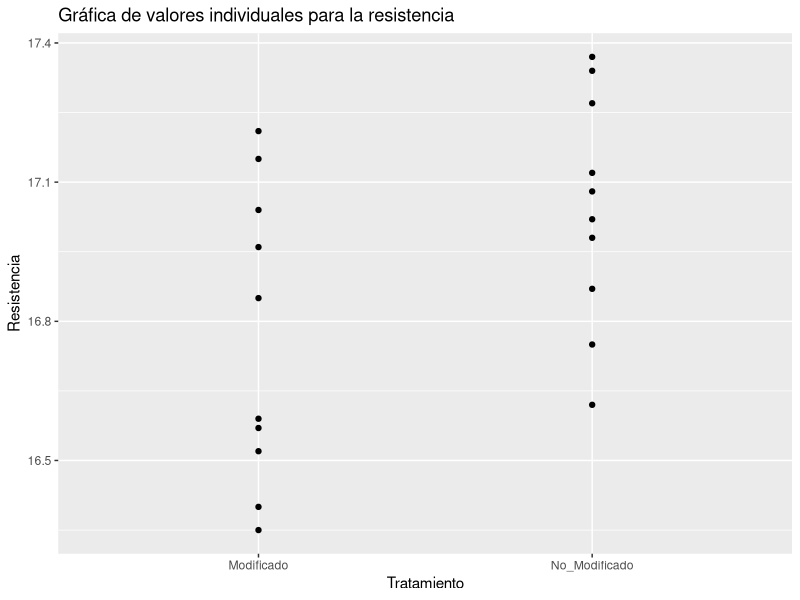
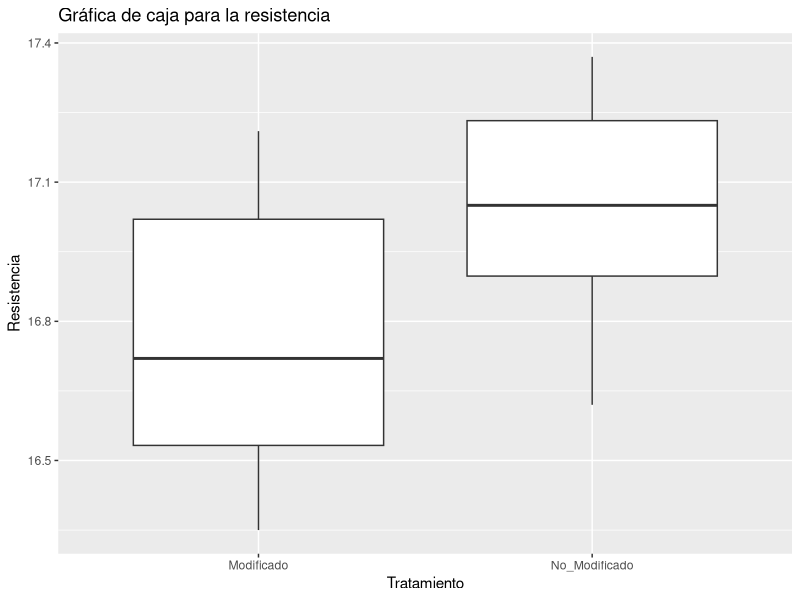
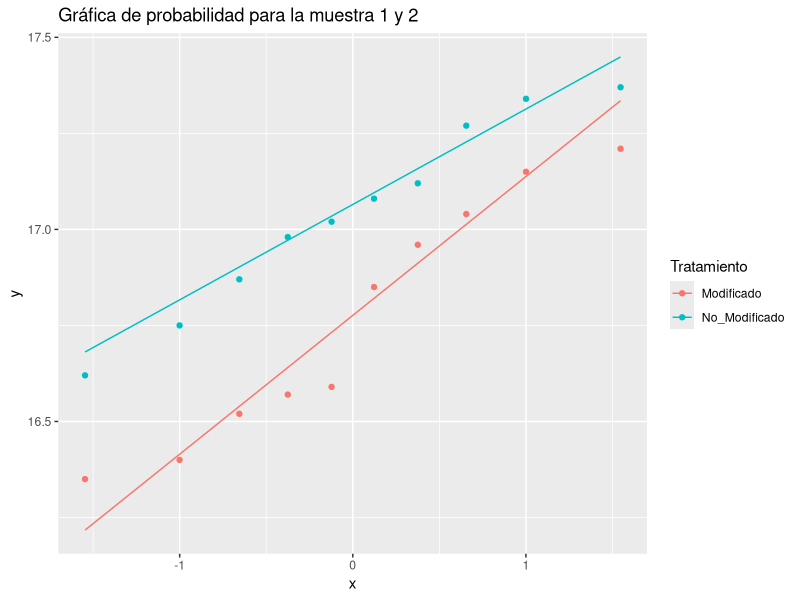
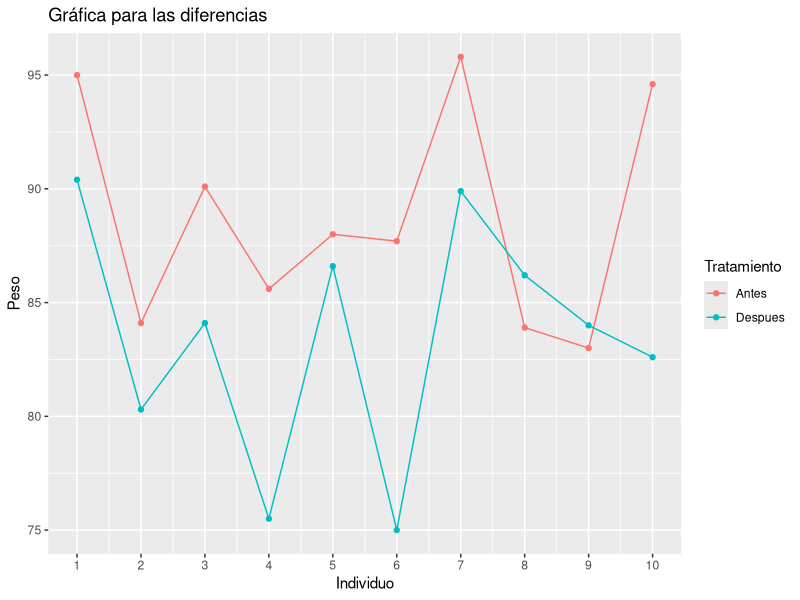
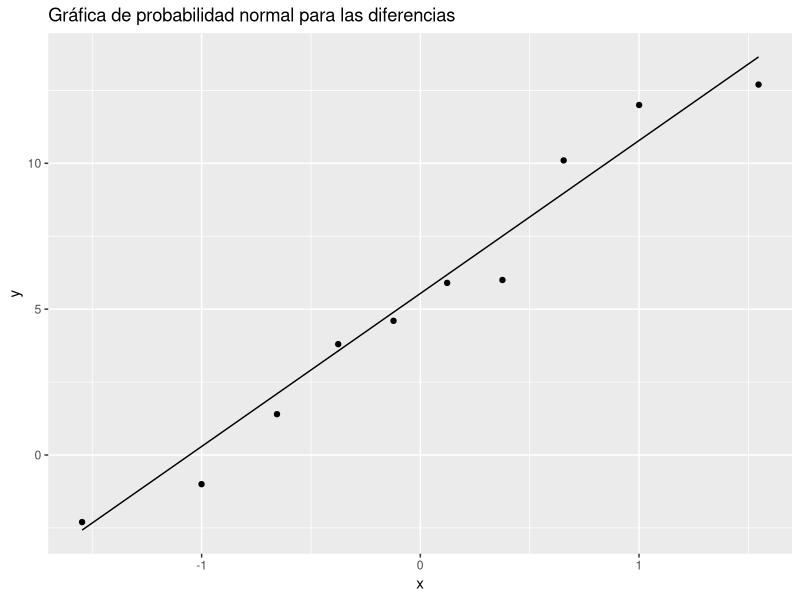

The R source for these figures, in order:
## ---- chunk 1
knitr::opts_chunk$set(message = F, warning = F, fig.align = "center")
library(ggplot2)
library(tidyr)
## ---- chunk 2
# Organizar los datos en vectores
Modificado <- c(16.85,16.40,17.21,16.35,16.52,17.04,16.96,17.15,16.59,16.57)
No_Modificado <- c(16.62,16.75,17.37,17.12,16.98,16.87,17.34,17.02,17.08,17.27)
# Ahora se crea un data.frame
df <- data.frame(Modificado,No_Modificado)
df <- gather(data = df, key = "Tratamiento", value = "Resistencia", 
             Modificado, No_Modificado)
## ---- chunk 3
p1 <- ggplot(df, aes(x = Tratamiento, y = Resistencia))  #
p1 + geom_point() + ggtitle("Gráfica de valores individuales para la resistencia") 
## ---- chunk 4
p1 + geom_boxplot() + ggtitle("Gráfica de caja para la resistencia")
## ---- chunk 5
summary(Modificado)
## ---- chunk 6
summary(No_Modificado)
## ---- chunk 7
sd(Modificado) # Desviación estandar
var(Modificado) # Varianza
## ---- chunk 8
sd(No_Modificado) # Desviación estandar
var(No_Modificado) # Varianza
## ---- chunk 9
t.test(x = Modificado, # Muestra 1
       y = No_Modificado, # Muestra 2
       mu = 0, # Delta para la diferencia de medias
       alternative = "two.sided", # Hipótesis alterna
       var.equal = TRUE, # ¿Se asume varianzas iguales?
       conf.level = 0.95) # Nivel de confianza
## ---- chunk 10
var.test(x = Modificado, # Muestra 1
         y = No_Modificado, # Muestra 2
         ratio = 1, # Relación entre varianzas
         alternative = "two.sided", # Hipòtesis alterna
         conf.level = 0.95) # Nivel de confianza
## ---- chunk 11
p <- ggplot(df, aes(sample = Resistencia, color = Tratamiento))
p + stat_qq() + stat_qq_line() + ggtitle("Gráfica de probabilidad para la muestra 1 y 2")
## ---- chunk 12
# Organizar los datos en vectores
Antes <- c(95.0,84.1,90.1,85.6,88.0,87.7,95.8,83.9,83.0,94.6)
Despues <- c(90.4,80.3,84.1,75.5,86.6,75.0,89.9,86.2,84.0,82.6)
# Luego un data.frame
df2 <- data.frame(Antes,Despues)
df2 <- gather(data = df2, key = "Tratamiento", value = "Peso", Antes, Despues)
df2$Individuo <- rep(c(1:10), each = 1, times = 2)
## ---- chunk 13
ggplot2::ggplot(df2, aes(x = Individuo, y = Peso, color = Tratamiento)) + 
  geom_line() + geom_point() + scale_x_continuous(breaks = c(1:10)) + 
        ggtitle("Gráfica para las diferencias")
## ---- chunk 14
mean(Antes-Despues)
var(Antes-Despues)
sd(Antes-Despues)
## ---- chunk 15
t.test(x = Antes, 
       y = Despues, 
       alternative = "two.sided", 
       paired = T, 
       conf.level = 0.95)
## ---- chunk 16
ggplot2::ggplot(data.frame(Diferencia = Antes-Despues), aes(sample = Diferencia))+ 
  stat_qq() + 
  stat_qq_line() +
  ggtitle("Gráfica de probabilidad normal para las diferencias")
